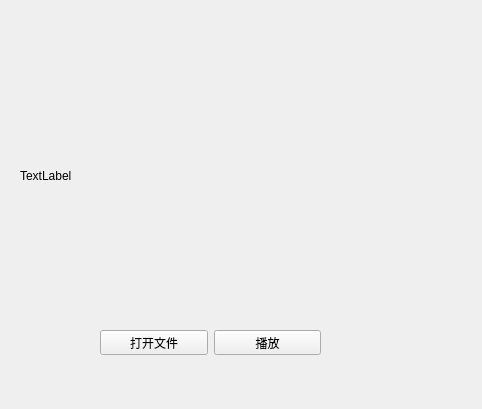
<?xml version="1.0" encoding="UTF-8"?>
<ui version="4.0">
 <class>Widget</class>
 <widget class="QWidget" name="Widget">
  <property name="geometry">
   <rect>
    <x>0</x>
    <y>0</y>
    <width>482</width>
    <height>409</height>
   </rect>
  </property>
  <property name="windowTitle">
   <string>Widget</string>
  </property>
  <widget class="QLabel" name="Canvas">
   <property name="geometry">
    <rect>
     <x>20</x>
     <y>40</y>
     <width>451</width>
     <height>271</height>
    </rect>
   </property>
   <property name="text">
    <string>TextLabel</string>
   </property>
  </widget>
  <widget class="QWidget" name="layoutWidget">
   <property name="geometry">
    <rect>
     <x>100</x>
     <y>330</y>
     <width>221</width>
     <height>25</height>
    </rect>
   </property>
   <layout class="QHBoxLayout" name="horizontalLayout">
    <item>
     <widget class="QPushButton" name="pushButton">
      <property name="text">
       <string>打开文件</string>
      </property>
     </widget>
    </item>
    <item>
     <widget class="QPushButton" name="Play">
      <property name="text">
       <string>播放</string>
      </property>
     </widget>
    </item>
   </layout>
  </widget>
 </widget>
 <resources/>
 <connections/>
</ui>
